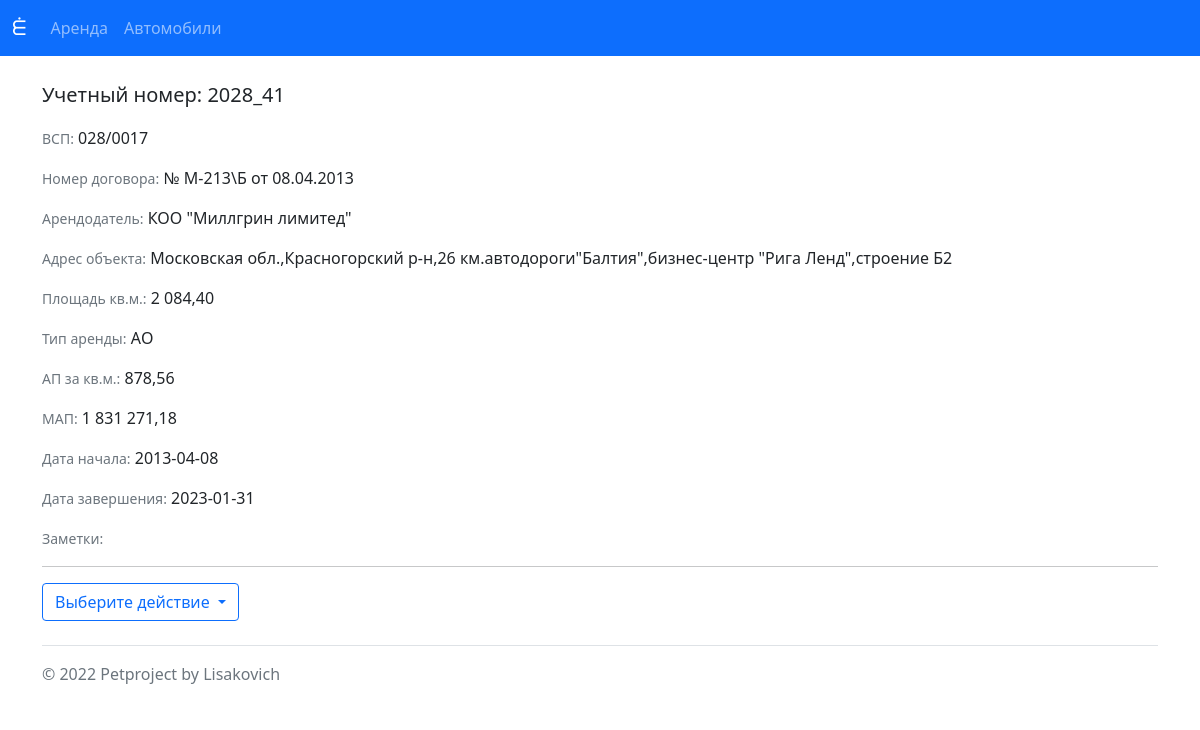
The app's page /dogs/detail/290/ with its own data.
### dgls/models.py (models this page shows, shortened)
class Dogs(models.Model):
    dl_code=models.CharField( null=True, blank=True, max_length=8,unique=True,verbose_name='Код договора')
    dl_status=models.BooleanField(null=True,blank=True, default=True, verbose_name='Статус активности')
    dl_vsp=models.CharField(null=True,blank=True, max_length=8,unique=False,verbose_name='Код ВСП')
    dl_number=models.CharField(null=True,blank=True, max_length=128, verbose_name='Номер договора')
    dl_clnt=models.CharField(null=True,blank=True, max_length=512, verbose_name='Контрагент')
    dl_address = models.CharField(null=True,blank=True, max_length=512, verbose_name='Адрес')
    dl_type = models.CharField( null=True,blank=True, max_length=32, verbose_name='Тип договора')
    dl_sqm = models.DecimalField(null=True,blank=True, max_length=11, max_digits=11, decimal_places=2, verbose_name='Площадь кв.м.')
    dl_prc_persqm=models.DecimalField(null=True,blank=True, max_length=11, max_digits=11,decimal_places=2, verbose_name='Цена за кв.м.')
    dl_prc_permnt = models.DecimalField(null=True,blank=True, max_length=11,max_digits=11, decimal_places=2, verbose_name='Цена в месяц')
    dl_dt_start=models.DateField(null=True,blank=True, verbose_name='Дата начала')
    dl_dt_finish = models.DateField(null=True,blank=True, verbose_name='Дата завершения')
    dl_dt_lastmod=models.DateField(null=True,blank=True, auto_now=True, verbose_name='Дата модификации')
    dl_note=models.TextField(null=True,blank=True, verbose_name='Заметки')
    class Meta:
        verbose_name='Договор аренды'
        verbose_name_plural='Договоры аренды'
        ordering=['dl_vsp']

### dgls/views.py (the view)
# urls.py: path('dogs/detail/<int:pk>/', DogDetailView.as_view(), name='dog_detail'),
class DogDetailView(DetailView):
    queryset = Dogs.objects.all()
    template_name = 'dgls/dog_detail.html'

### templates/dgls/dog_detail.html (shortened to what this page needs)
{% extends 'base.html' %}
{% load humanize %}
{% block Body %}
    <br/>
    <p class="lead">
         Учетный номер: {{ object.dl_code }}
    </p>
        <div class="col-md fw-light">
                <p class=""> <small class="text-muted">ВСП:</small> {{ object.dl_vsp }}</p>
                <p> <small class="text-muted">Номер договора:</small> {{ object.dl_number }}</p>
                <p> <small class="text-muted">Арендодатель:</small> {{ object.dl_clnt }}</p>
                <p> <small class="text-muted">Адрес объекта:</small> {{ object.dl_address }}</p>
                <p> <small class="text-muted">Площадь кв.м.:</small> {{ object.dl_sqm|intcomma }}</p>
                <p> <small class="text-muted">Тип аренды:</small> {{ object.dl_type }}</p>
                <p> <small class="text-muted">АП за кв.м.:</small> {{ object.dl_prc_persqm|intcomma }}</p>
                <p> <small class="text-muted">МАП:</small> {{ object.dl_prc_permnt|intcomma }}</p>
                <p> <small class="text-muted">Дата начала:</small> {{ object.dl_dt_start|date:"Y-m-d" }}</p>
                <p> <small class="text-muted">Дата завершения:</small> {{ object.dl_dt_finish|date:"Y-m-d" }}</p>
                <p> <small class="text-muted">Заметки:</small> {{ object.dl_note }}</p>
        </div>
    <hr>
    <div class="dropdown">
      <a class="btn btn-outline-primary dropdown-toggle" href="#" role="button" id="dropdownMenuLink" data-bs-toggle="dropdown" aria-expanded="false">
        Выберите действие
      </a>
    </div>
{% endblock Body %}

### records on screen
Dogs: dl_code "2028_41", dl_vsp "028/0017", dl_number "№ М-213\\Б от 08.04.2013", dl_clnt "КОО \"Миллгрин лимитед\"", dl_address "Московская обл.,Красногорский р-н,26 км.автодороги\"Балтия\",бизнес-центр \"Рига Ленд\",строение Б2", dl_sqm "2 084,40", dl_type "АО", dl_prc_persqm "878,56", dl_prc_permnt "1 831 271,18", dl_dt_start "2013-04-08", dl_dt_finish "2023-01-31"
